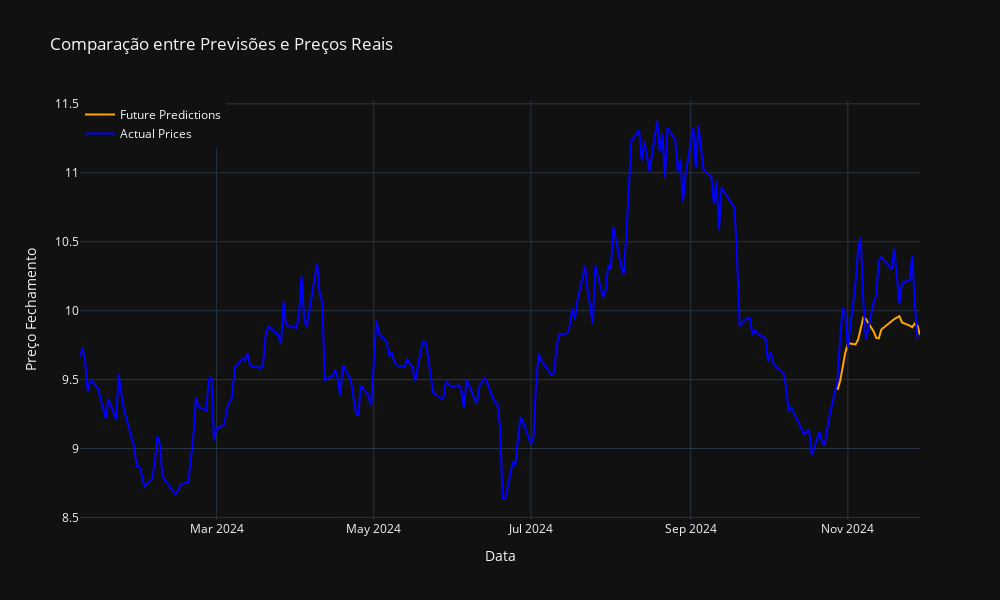

The notebook cell this image was saved under:
### Code cell
import pandas as pd
import numpy as np
import datetime
import yfinance as yf
import matplotlib.pyplot as plt
from tensorflow.keras.models import Sequential
from tensorflow.keras.optimizers import Adam
from tensorflow.keras import layers
# Buscar preços reais
import plotly.graph_objects as go


# Função para converter string em datetime
def str_to_datetime(s):
    split = s.split('-')
    year, month, day = int(split[0]), int(split[1]), int(split[2])
    return datetime.datetime(year=year, month=month, day=day)


# Função para criar janelas de dados
def df_to_windowed_df(dataframe, first_date_str, last_date_str, n):
    first_date = str_to_datetime(first_date_str)
    last_date = str_to_datetime(last_date_str)

    target_date = first_date
    dates = []
    X, Y = [], []

    last_time = False
    while True:
        df_subset = dataframe.loc[:target_date].tail(n + 1)

        if len(df_subset) != n + 1:
            print(f'Erro: Janela de tamanho {n} é muito grande para a data {target_date}')
            return None

        values = df_subset['Close'].to_numpy()
        x, y = values[:-1], values[-1]

        dates.append(target_date)
        X.append(x)
        Y.append(y)

        next_week = dataframe.loc[target_date:target_date + datetime.timedelta(days=7)]
        if len(next_week) < 2:
            break

        next_datetime_str = str(next_week.head(2).tail(1).index.values[0])
        next_date_str = next_datetime_str.split('T')[0]
        year, month, day = map(int, next_date_str.split('-'))
        next_date = datetime.datetime(year=year, month=month, day=day)

        if last_time:
            break

        target_date = next_date
        if target_date == last_date:
            last_time = True

    ret_df = pd.DataFrame({})
    ret_df['Target Date'] = dates

    X = np.array(X)
    for i in range(n):
        ret_df[f'Target-{n-i}'] = X[:, i]

    ret_df['Target'] = Y

    return ret_df

def adjust_dates_to_available(df, start_date, end_date):
    if start_date not in df.index:
        start_date = df.index[df.index.get_indexer([start_date], method='nearest')[0]]
        print(f'Data inicial ajustada para {start_date}')

    if end_date not in df.index:
        end_date = df.index[df.index.get_indexer([end_date], method='nearest')[0]]
        print(f'Data final ajustada para {end_date}')
    
    return start_date, end_date

# Função para converter janela para entrada do modelo
def windowed_df_to_date_X_y(windowed_dataframe):
    if windowed_dataframe is None or windowed_dataframe.empty:
        raise ValueError("O DataFrame de janela está vazio ou é None. Verifique as entradas.")

    df_as_np = windowed_dataframe.to_numpy()
    dates = df_as_np[:, 0]
    middle_matrix = df_as_np[:, 1:-1]
    X = middle_matrix.reshape((len(dates), middle_matrix.shape[1], 1))
    Y = df_as_np[:, -1]

    return dates, X.astype(np.float32), Y.astype(np.float32)


# Treinamento do modelo
def train_model(ticker, start_date, end_date, window_size):
    df = yf.Ticker(ticker).history(period='max')
    df = df[['Close']]
    
    # Garantir que o índice seja datetime sem timezone e sem hora
    df.index = pd.to_datetime(df.index).tz_convert(None).normalize()

    # Garantir que start_date e end_date também estejam normalizadas
    start_date = pd.to_datetime(start_date).normalize()
    end_date = pd.to_datetime(end_date).normalize()

    start_date, end_date = adjust_dates_to_available(df, start_date, end_date)

    windowed_df = df_to_windowed_df(df, start_date.strftime('%Y-%m-%d'), end_date.strftime('%Y-%m-%d'), n=window_size)

    if windowed_df is None or windowed_df.empty:
        raise ValueError("Erro: df_to_windowed_df retornou um DataFrame vazio ou None.")

    dates, X, y = windowed_df_to_date_X_y(windowed_df)

    q_80 = int(len(dates) * .8)
    q_90 = int(len(dates) * .9)

    dates_train, X_train, y_train = dates[:q_80], X[:q_80], y[:q_80]
    dates_val, X_val, y_val = dates[q_80:q_90], X[q_80:q_90], y[q_80:q_90]
    dates_test, X_test, y_test = dates[q_90:], X[q_90:], y[q_90:]

    model = Sequential([
        layers.Input((window_size, 1)),
        layers.LSTM(70),
        layers.Dense(32, activation='relu'),
        layers.Dense(32, activation='relu'),
        layers.Dense(1)
    ])

    model.compile(loss='mse',
                  optimizer=Adam(learning_rate=0.001),
                  metrics=['mean_absolute_error'])

    model.fit(X_train, y_train, validation_data=(X_val, y_val), epochs=65)

    return model, dates_test, X_test


# Parâmetros do modelo
ticker = 'KEPL3.SA'
start_date = '2024-01-08'
end_date = '2024-11-29'
window_size = 5

# Treinamento do modelo
model, dates_test, X_test = train_model(ticker, start_date, end_date, window_size)

# Predições para datas futuras
future_predictions = model.predict(X_test).flatten()

#=============== in case you have the data
def get_actual_prices(ticker, start_date, end_date):
    df = yf.Ticker(ticker).history(start=start_date, end=end_date)
    df = df[['Close']]
    df.index = pd.to_datetime(df.index).normalize()
    return df


# Buscar preços reais
actual_prices_df = get_actual_prices(ticker, start_date, end_date)
actual_dates = actual_prices_df.index
actual_prices = actual_prices_df['Close'].to_numpy()

# Plot com Plotly
fig = go.Figure()

# Adicionar previsões futuras
fig.add_trace(go.Scatter(
    x=dates_test,
    y=future_predictions,
    mode='lines',
    name='Future Predictions',
    line=dict(color='orange')
))

# Adicionar preços reais
fig.add_trace(go.Scatter(
    x=actual_dates,
    y=actual_prices,
    mode='lines',
    name='Actual Prices',
    line=dict(color='blue')
))

# Layout do gráfico
fig.update_layout(
    title='Comparação entre Previsões e Preços Reais',
    xaxis_title='Data',
    yaxis_title='Preço Fechamento',
    legend=dict(x=0, y=1),
    template='plotly_dark',
    hovermode='x unified',
    width=1000,
    height=600
)

# Mostrar gráfico
fig.show()

### Figure 1 — Plotly figure (JSON) as saved in the notebook; plotly's stock layout.template omitted (floating-point values rounded to 4 significant figures; data arrays with more than 128 entries replaced by an {"elided": "..."} marker saying what was removed)
{"data": [{"line": {"color": "orange"}, "mode": "lines", "name": "Future Predictions", "type": "scatter", "x": ["2024-10-28T00:00:00", "2024-10-29T00:00:00", "2024-10-30T00:00:00", "2024-10-31T00:00:00", "2024-11-01T00:00:00", "2024-11-04T00:00:00", "2024-11-05T00:00:00", "2024-11-06T00:00:00", "2024-11-07T00:00:00", "2024-11-08T00:00:00", "2024-11-11T00:00:00", "2024-11-12T00:00:00", "2024-11-13T00:00:00", "2024-11-14T00:00:00", "2024-11-18T00:00:00", "2024-11-19T00:00:00", "2024-11-21T00:00:00", "2024-11-22T00:00:00", "2024-11-25T00:00:00", "2024-11-26T00:00:00", "2024-11-27T00:00:00", "2024-11-28T00:00:00", "2024-11-29T00:00:00"], "y": [9.425, 9.49, 9.588, 9.695, 9.764, 9.755, 9.791, 9.865, 9.95, 9.94, 9.849, 9.802, 9.799, 9.863, 9.922, 9.939, 9.961, 9.914, 9.891, 9.88, 9.907, 9.892, 9.824]}, {"line": {"color": "blue"}, "mode": "lines", "name": "Actual Prices", "type": "scatter", "x": {"elided": "227 str values"}, "y": {"elided": "227 float values"}}], "layout": {"height": 600, "hovermode": "x unified", "legend": {"x": 0, "y": 1}, "title": {"text": "Comparação entre Previsões e Preços Reais"}, "width": 1000, "xaxis": {"title": {"text": "Data"}}, "yaxis": {"title": {"text": "Preço Fechamento"}}}}
